Frame 1 (no input): blank canvas, image omitted
Frame 60 (the mouse pressed at the canvas centre just before this capture): blank canvas, image omitted
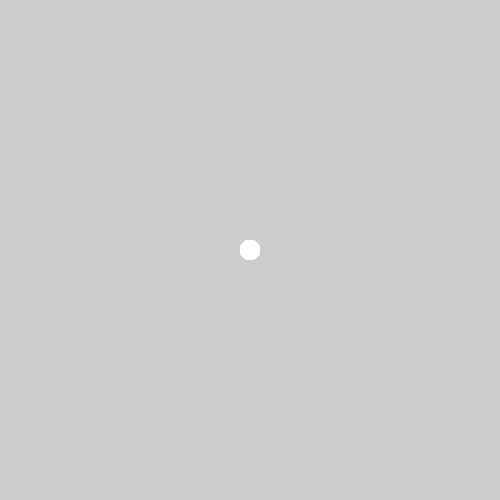
Frame 120 (the mouse held since frame 60 and released just before this capture)

The Processing sketch whose frames 1 and 60 were blank and that drew this single picture after the mouse press (run headless with seeded random() and noise(); from frame 60 on, the mouse is pressed at the canvas centre):

// Processing sketch: processing_81089
// ── processing_81089.pde

void setup() {
  size(500, 500);
  smooth();
  noStroke();
}
void draw() {
  float x=mouseX;
  float y=mouseY;
  float ix=500-x;
  float iy=500-y;
  if (mousePressed) {
   ellipse(x,y,20,20);
   ellipse(ix,iy,20,20);
 }
  if(keyPressed){
    fill(random(255),random(255),random(255));
  }
  }
